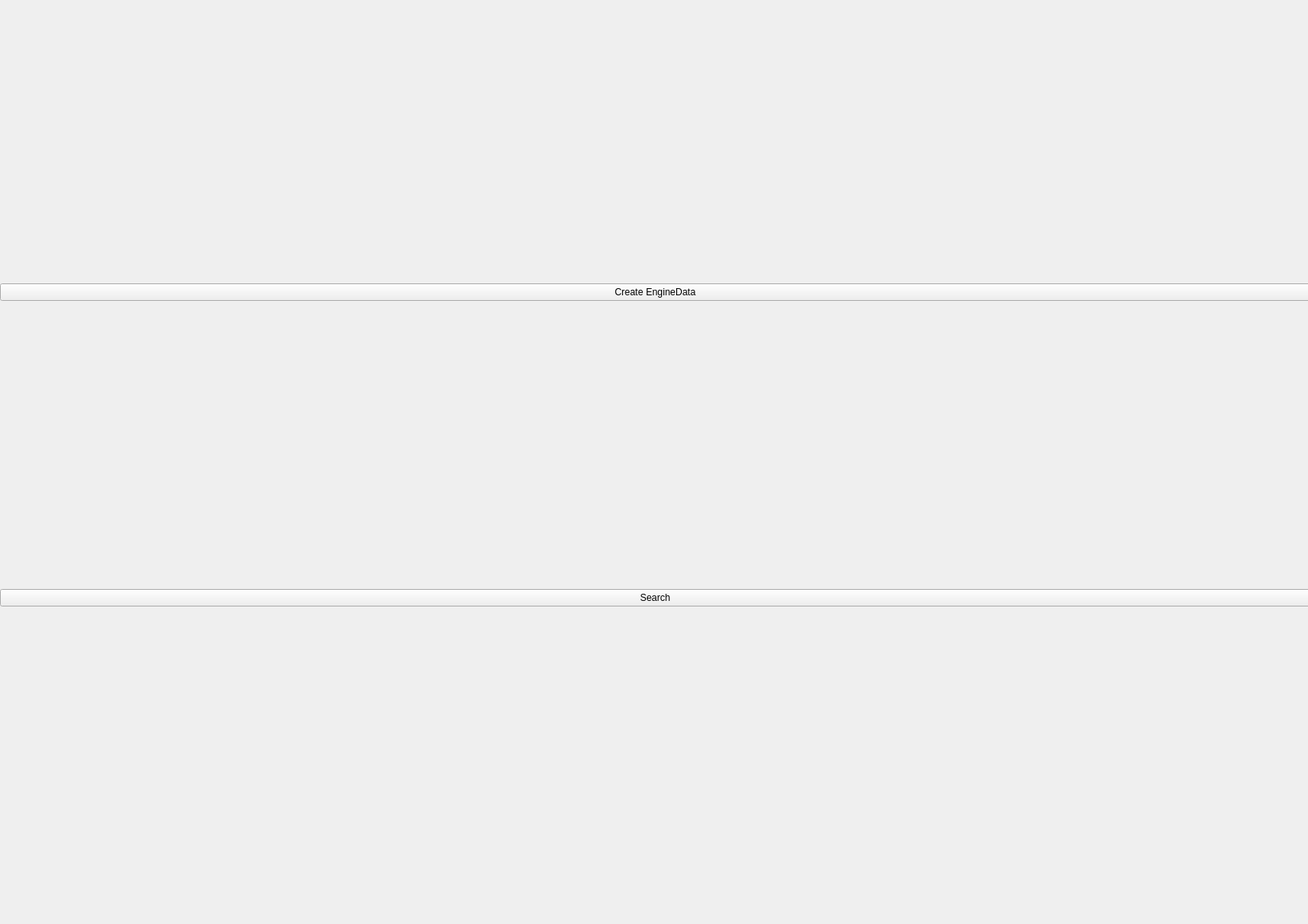
<?xml version="1.0" encoding="UTF-8"?>
<ui version="4.0">
 <class>MainWindow</class>
 <widget class="QMainWindow" name="MainWindow">
  <property name="geometry">
   <rect>
    <x>0</x>
    <y>0</y>
    <width>1648</width>
    <height>1164</height>
   </rect>
  </property>
  <property name="windowTitle">
   <string>MainWindow</string>
  </property>
  <widget class="QWidget" name="centralwidget">
   <widget class="QWidget" name="verticalLayoutWidget">
    <property name="geometry">
     <rect>
      <x>0</x>
      <y>0</y>
      <width>1651</width>
      <height>1121</height>
     </rect>
    </property>
    <layout class="QVBoxLayout" name="verticalLayout">
     <item>
      <widget class="QPushButton" name="createEngineData_btn">
       <property name="text">
        <string>Create EngineData</string>
       </property>
      </widget>
     </item>
     <item>
      <widget class="QPushButton" name="search_btn">
       <property name="text">
        <string>Search</string>
       </property>
      </widget>
     </item>
    </layout>
   </widget>
  </widget>
  <widget class="QMenuBar" name="menubar">
   <property name="geometry">
    <rect>
     <x>0</x>
     <y>0</y>
     <width>1648</width>
     <height>47</height>
    </rect>
   </property>
  </widget>
 </widget>
 <resources/>
 <connections/>
</ui>
